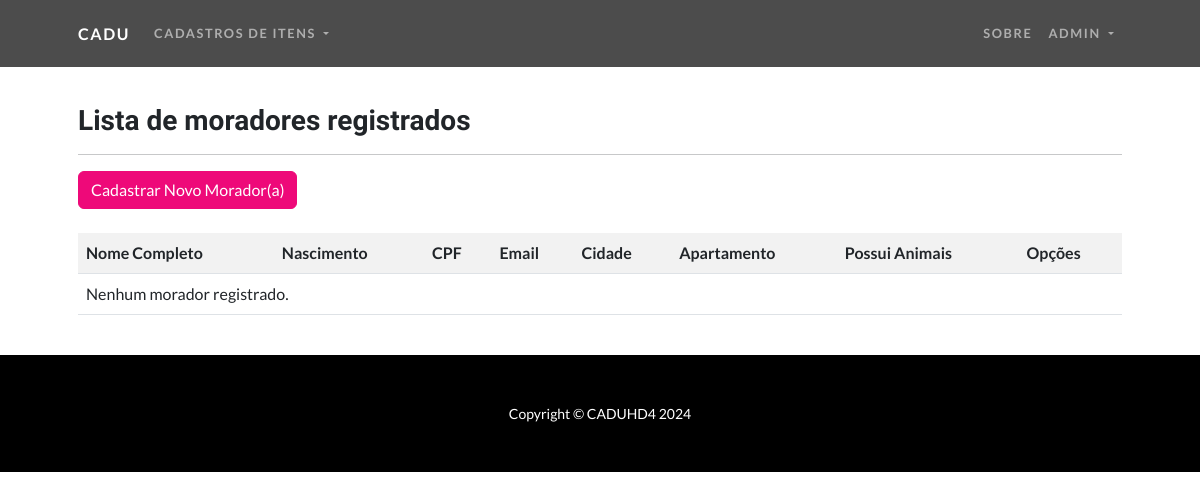
Page /listar/moradores/ (signed in) on the earlier database version.
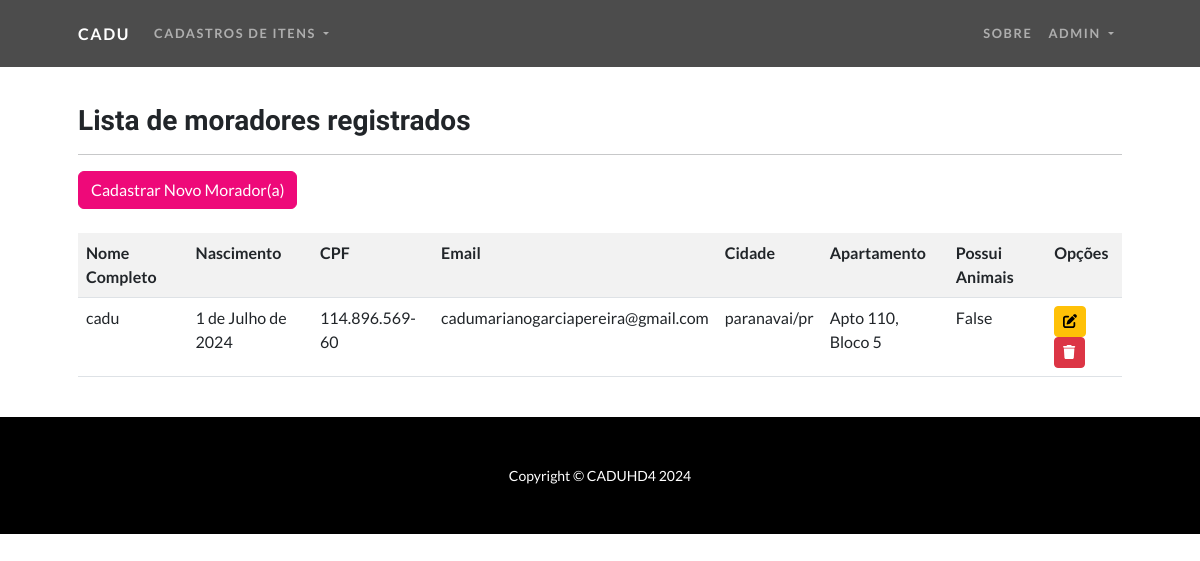
Same page on the later database version.
### cadastros/models.py (models this page shows, shortened)
class Pessoa(models.Model):
    nome_completo = models.CharField(max_length=150)
    nascimento = models.DateField(verbose_name="data de nascimento")
    cpf = models.CharField(max_length=14, verbose_name="cpf", unique=True)
    email = models.EmailField(max_length=120, blank=True, null=True)
    cadastrado_em = models.DateTimeField(auto_now_add=True)
    atualizado_em = models.DateTimeField(auto_now=True)
    cidade = models.ForeignKey(Cidade, on_delete=models.PROTECT)
    arquivo = models.FileField(upload_to='fotos/', blank=True, null=True)

class Morador(Pessoa):
    apartamento = models.OneToOneField(Apartamento, on_delete=models.CASCADE, related_name="morador")
    possui_animais = models.BooleanField(default=False)

class Pessoa(models.Model):
    nome_completo = models.CharField(max_length=150)
    nascimento = models.DateField(verbose_name="data de nascimento")
    cpf = models.CharField(max_length=14, verbose_name="cpf", unique=True)
    email = models.EmailField(max_length=120, blank=True, null=True)
    cadastrado_em = models.DateTimeField(auto_now_add=True)
    atualizado_em = models.DateTimeField(auto_now=True)
    cidade = models.ForeignKey(Cidade, on_delete=models.PROTECT)
    arquivo = models.FileField(upload_to='fotos/', blank=True, null=True)

class Cidade(models.Model):
    nome = models.CharField(max_length=100)
    estado = models.CharField(max_length=2)
    def __str__(self):
        return f"{self.nome}/{self.estado}"

class Apartamento(models.Model):
    numero = models.IntegerField()
    bloco = models.CharField(max_length=10)
    def __str__(self):
        return f"Apto {self.numero}, Bloco {self.bloco}"

### cadastros/views.py (the view)
# urls.py: path('listar/moradores/', MoradorList.as_view(), name='list-morador'),
class MoradorList(GroupRequiredMixin, LoginRequiredMixin, ListView):
    model = Morador
    template_name = 'cadastros/listas/morador.html'
    context_object_name = 'moradores'
    login_url = reverse_lazy('login')
    group_required = "Administrador", "Usuarios"

### cadastros/templates/cadastros/listas/morador.html (shortened to what this page needs)
{% extends "paginas/modelo.html" %}
{% load static %}
{% block content %}
<h3>Lista de moradores registrados</h3>
<hr>
<div class="text-right mb-3">
    <a href="{% url 'add-morador' %}" class="btn btn-primary">Cadastrar Novo Morador(a)</a>
</div>
<div class="table-responsive mt-4">
    <table class="table table-striped">
        <tr>
            <th>Nome Completo</th>
            <th>Nascimento</th>
            <th>CPF</th>
            <th>Email</th>
            <th>Cidade</th>
            <th>Apartamento</th>
            <th>Possui Animais</th>
            <th>Opções</th>
        </tr>
        {% for morador in object_list %}
        <tr>
            <td>{{ morador.nome_completo }}</td>
            <td>{{ morador.nascimento }}</td>
            <td>{{ morador.cpf }}</td>
            <td>{{ morador.email }}</td>
            <td>{{ morador.cidade }}</td>
            <td>{{ morador.apartamento }}</td>
            <td>{{ morador.possui_animais }}</td>
            <td>
                <a href="{% url 'update-morador' morador.pk %}" class="btn btn-warning btn-sm"><i class="fas fa-edit"></i></a>
                <a href="{% url 'delete-morador' morador.pk %}" class="btn btn-danger btn-sm"><i class="fas fa-trash"></i></a>
            </td>
        </tr>
        {% empty %}
        <tr>
            <td colspan="8">Nenhum morador registrado.</td>
        </tr>
        {% endfor %}
    </table>
</div>
{% endblock %}

Differences in the rows shown:
added Morador: nome_completo "cadu", nascimento "1 de Julho de 2024", cpf "114.896.569-60", email "cadumarianogarciapereira@gmail.com", cidade "paranavai/pr", apartamento "Apto 110, Bloco 5", possui_animais "False"
Other differences:
text no longer shown: "Nenhum morador registrado."
